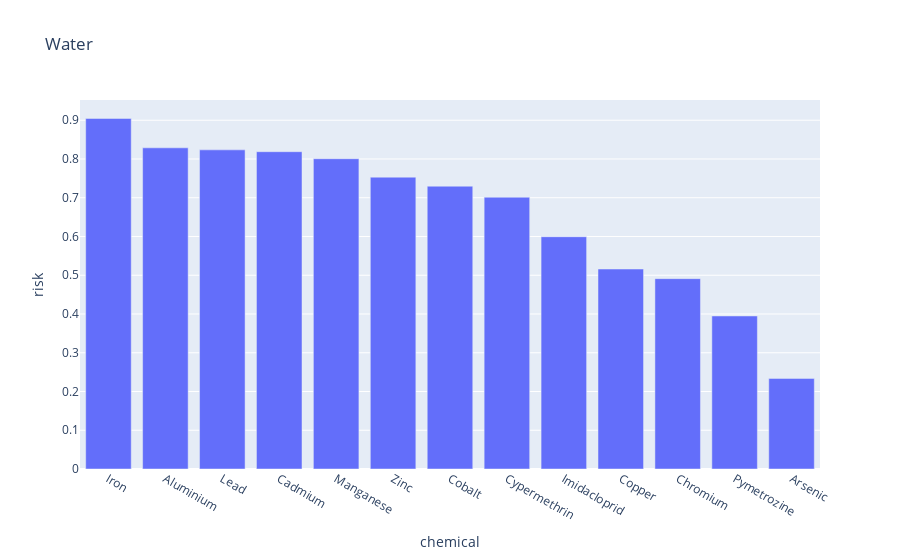
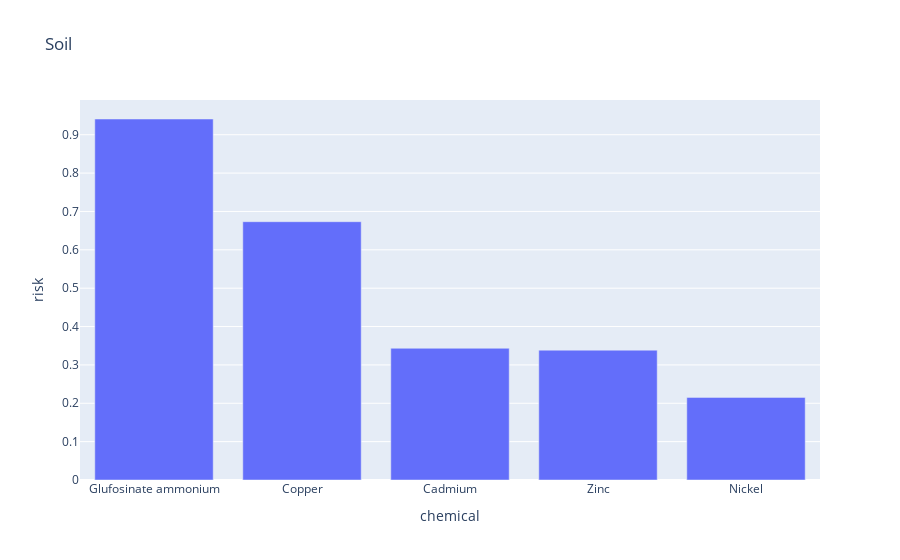

Here is the notebook cell these charts were saved with, in order:
### Markdown cell above
### Jensen-Shannon distance

The second method of assessing risk we used is the Jensen-Shannon distance. This gives a value to how far apart the MEC and PSSD distributions are. The JS distance increases the further apart two distributions are, so gives us an indication of risk even if the distributions don't overlap and Gottschalk method returns a risk of 0. However, **it is symmetric**, meaning that it doesn't care which side the MEC and PSSD distribution are of each other. Therefore, if the MEC distribution is at a higher concentration than the PSSD (i.e. Copper), the Gottschalk method will predict 100%, whilst the JS distance will get smaller the further to the right the MEC concentrations are.

### Code cell
df_wd = pd.DataFrame({})

# Loop through the compartments and chemicals
for comp, chemicals in species_by_chemical.items():
  # Empty dataframe to store risk values in
  df_wd_ = pd.DataFrame({'chemical': chemicals.keys(),
                         'js': np.empty(len(chemicals)),
                         'risk': np.empty(len(chemicals)),
                         'compartment': comp})
  # Loop over the chemicals
  for chem_name, species in chemicals.items():
    # Filter the dataframe just for this chemical
    df_ = df_values[(df_values['compartment'] == comp) & (df_values['chemical'] == chem_name)].reset_index()
    # The x space to generate the PDFs over
    x_grid = np.linspace(df_['conc'].min(), df_['conc'].max(), 1000)
    # Create a histogram to get a PDF for the MEC and PSSDs
    mec_pdf, _ = np.histogram(df_[df_['endpoint'] == 'MEC']['conc'], bins=x_grid)
    pssd_pdf, _ = np.histogram(df_[df_['endpoint'] == 'PSSD']['conc'], bins=x_grid)
    # Get the JS distance between MEC and PSSD datapoints
    js = scipy.spatial.distance.jensenshannon(mec_pdf, pssd_pdf)
    # Add to our dataframe
    df_wd_.loc[df_wd_['chemical'] == chem_name, 'js'] = js
    df_wd_.loc[df_wd_['chemical'] == chem_name, 'risk'] = 1 - js
    
  # Combine water and soil into one df  
  df_wd = pd.concat([df_wd, df_wd_])

# Sort by risk and plot
df_wd = df_wd.sort_values('risk', ascending=False)

fig = px.bar(df_wd[df_wd['compartment'] == 'water'], x='chemical', y='risk', title='Water')
fig.show()

fig = px.bar(df_wd[df_wd['compartment'] == 'soil'], x='chemical', y='risk', title='Soil')
fig.show()

### Figure 1 — Plotly figure (JSON) as saved in the notebook; plotly's stock layout.template omitted (floating-point values rounded to 4 significant figures)
{"data": [{"alignmentgroup": "True", "hovertemplate": "chemical=%{x}<br>risk=%{y}<extra></extra>", "legendgroup": "", "marker": {"color": "#636efa", "pattern": {"shape": ""}}, "name": "", "offsetgroup": "", "orientation": "v", "showlegend": false, "textposition": "auto", "type": "bar", "x": ["Iron", "Aluminium", "Lead", "Cadmium", "Manganese", "Zinc", "Cobalt", "Cypermethrin", "Imidacloprid", "Copper", "Chromium", "Pymetrozine", "Arsenic"], "xaxis": "x", "y": [0.9046, 0.8288, 0.8235, 0.8188, 0.8007, 0.7531, 0.7298, 0.7014, 0.5994, 0.5161, 0.4912, 0.3949, 0.2338], "yaxis": "y"}], "layout": {"autosize": true, "barmode": "relative", "legend": {"tracegroupgap": 0}, "title": {"text": "Water"}, "xaxis": {"anchor": "y", "autorange": true, "domain": [0, 1], "range": [-0.5, 12.5], "title": {"text": "chemical"}, "type": "category"}, "yaxis": {"anchor": "x", "autorange": true, "domain": [0, 1], "range": [0, 0.9522], "title": {"text": "risk"}, "type": "linear"}}}

### Figure 2 — Plotly figure (JSON) as saved in the notebook; plotly's stock layout.template omitted (floating-point values rounded to 4 significant figures)
{"data": [{"alignmentgroup": "True", "hovertemplate": "chemical=%{x}<br>risk=%{y}<extra></extra>", "legendgroup": "", "marker": {"color": "#636efa", "pattern": {"shape": ""}}, "name": "", "offsetgroup": "", "orientation": "v", "showlegend": false, "textposition": "auto", "type": "bar", "x": ["Glufosinate ammonium", "Copper", "Cadmium", "Zinc", "Nickel"], "xaxis": "x", "y": [0.941, 0.6733, 0.3433, 0.3384, 0.2154], "yaxis": "y"}], "layout": {"autosize": true, "barmode": "relative", "legend": {"tracegroupgap": 0}, "title": {"text": "Soil"}, "xaxis": {"anchor": "y", "autorange": true, "domain": [0, 1], "range": [-0.5, 4.5], "title": {"text": "chemical"}, "type": "category"}, "yaxis": {"anchor": "x", "autorange": true, "domain": [0, 1], "range": [0, 0.9906], "title": {"text": "risk"}, "type": "linear"}}}
